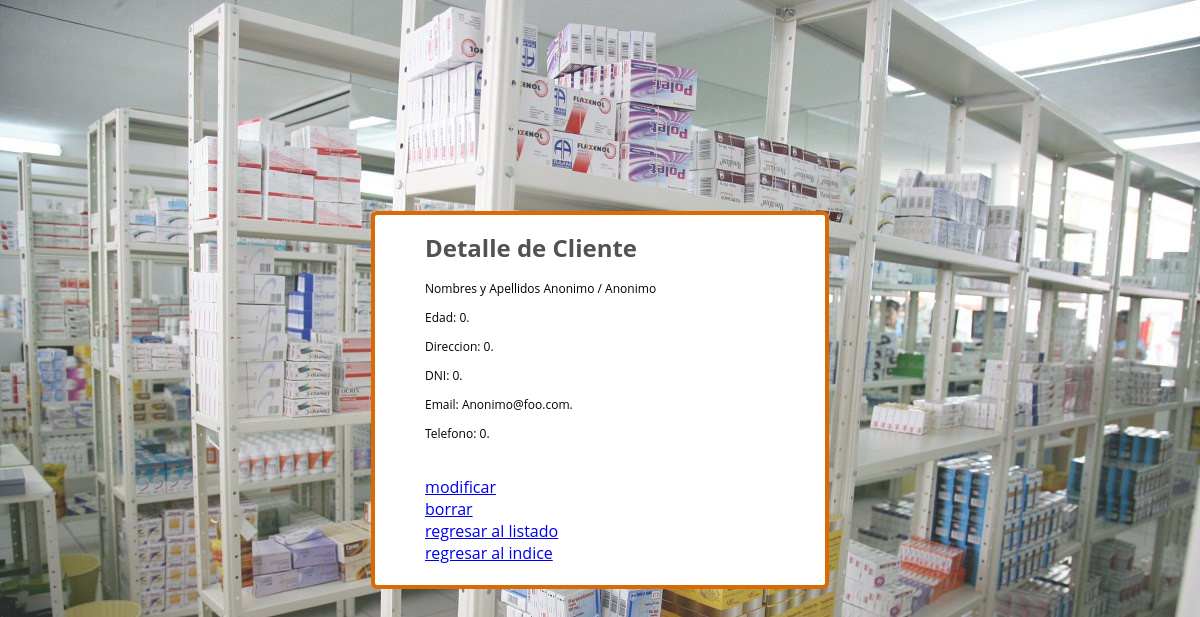
Page /cliente/9/ (signed in) on the committed database.
### cliente/models.py (models this page shows, shortened)
class Cliente(models.Model):
    nombres=models.CharField(max_length=200)
    apellidos=models.CharField(max_length=200)
    direccion=models.CharField(max_length=200)
    DNI= models.IntegerField()
    edad= models.IntegerField()
    email=models.EmailField()
    telefono=models.IntegerField()
    fechainicio=models.DateField()

### cliente/views.py (the view)
# urls.py: path('<int:pk>/',ClienteDetailView.as_view(),name='cliente-detail'),
class ClienteDetailView(DetailView):
    model = Cliente

### cliente/templates/cliente/cliente_detail.html (shortened to what this page needs)
{% extends 'cliente/heredame_user.html' %}
{%block content %}
{% load static %}
<!DOCTYPE html>
<html>
    <head>
        <link rel="stylesheet" href="{% static 'css/form.css' %}">
    </head>
    <body>
        <div class="listard">
            <h1>Detalle de Cliente</h1>
            <p>Nombres y Apellidos {{object.apellidos}} / {{object.nombres}}</p>
            <p>Edad: {{object.edad}}.</p>
            <p>Direccion: {{object.edad}}.</p>
            <p>DNI: {{object.DNI}}.</p>
            <p>Email: {{object.email}}.</p>
            <p>Telefono: {{object.telefono}}.</p>
            <br><a href="update/">modificar</a>
            <br><a href="delete/">borrar</a>
            <br><a href="../">regresar al listado</a>
            <br><a href="/">regresar al indice</a>
            <br>
        </div>
</body>
</html>
{% endblock %}

### static/css/form.css (style rules this page uses)
body { font-family: 'Open Sans', sans-serif; background-image: url("/static/images/farmaciapag.jpg"); background-size: 100% ; margin: 0 auto 0 auto; width:100%; text-align:center; margin: 20px 0px 20px 0px; }
p { font-size:12px; text-decoration: none; color:#000000; }
h1 { font-size:1.5em; color:#525252; }
.listard { text-align: left; background:white; width:500px; height:350px; border-radius:6px; margin: 0 auto 60 auto; padding:0px 0px 70px 50px; border: #da6a02 4px solid; position: absolute; top:0; bottom: 0; left: 0; right: 0; margin: auto; width:400px; height: 300px; }

### rows in the picture
Cliente: apellidos "Anonimo", nombres "Anonimo", edad "0", DNI "0", email "Anonimo@foo.com", telefono "0"
